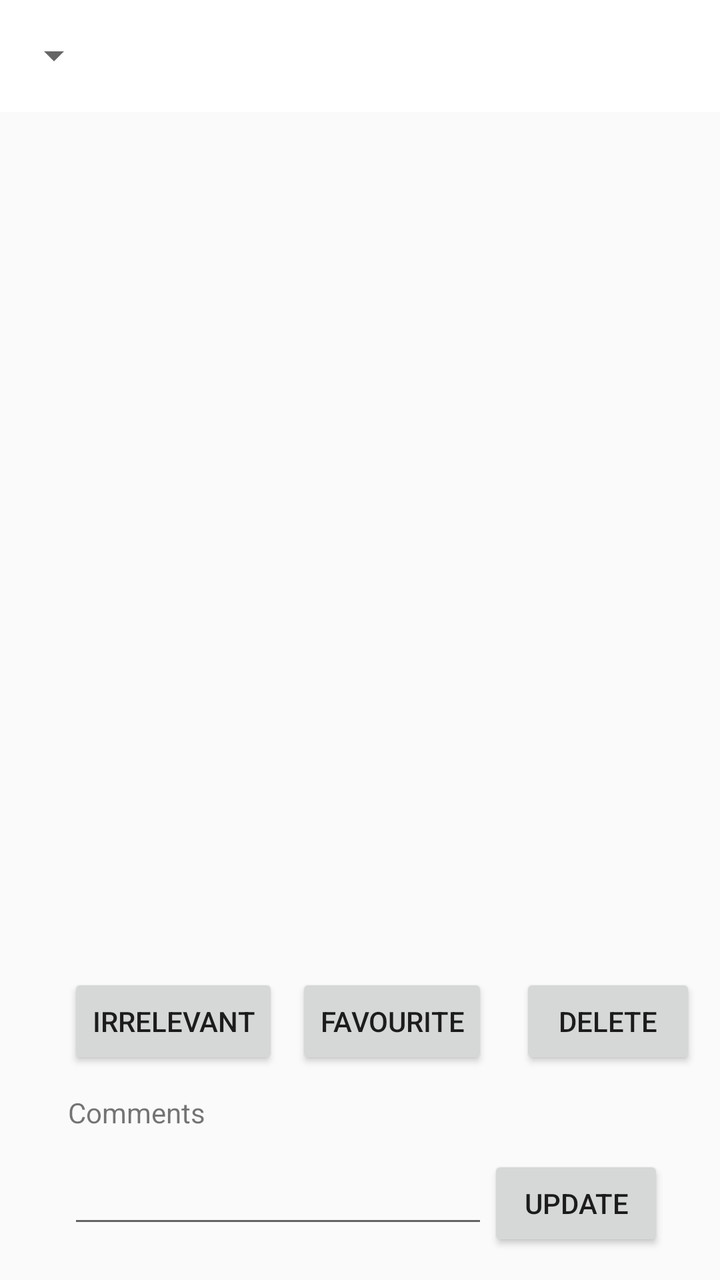
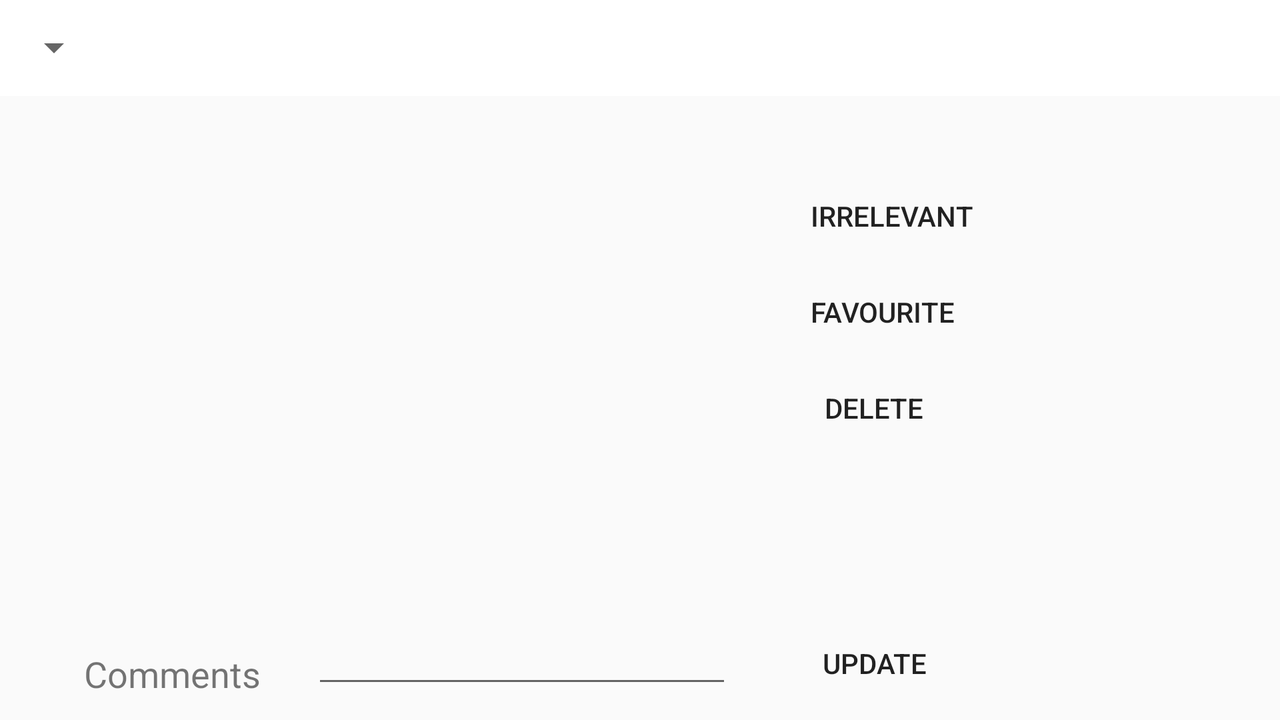

First picture: res/layout/ on a phone held upright. Second picture: the repository's own variant of that layout, on a device whose configuration matches the variant's folder. Source for both follows.
<!-- AndroidManifest.xml: application theme AppTheme -->
<!-- res/layout/activity_image_details.xml -->
<?xml version="1.0" encoding="utf-8"?>
<RelativeLayout xmlns:android="http://schemas.android.com/apk/res/android"
    xmlns:app="http://schemas.android.com/apk/res-auto"
    xmlns:tools="http://schemas.android.com/tools"
    android:layout_width="match_parent"
    android:layout_height="match_parent"
    tools:context="com.example.hp.imageprocessing.ImageDetails">

    <include
        android:id="@+id/toolbar"
        layout="@layout/toolbar"
        android:layout_width="match_parent"
        android:layout_height="wrap_content"
        android:layout_alignParentStart="true"
        android:layout_alignParentTop="true" />

    <ImageView
        android:id="@+id/imageDetail"
        android:layout_width="match_parent"
        android:layout_height="wrap_content"
        android:visibility="invisible"
        app:srcCompat="@mipmap/ic_launcher" />

    <Button
        android:id="@+id/btnIrrelevant"
        android:layout_width="wrap_content"
        android:layout_height="wrap_content"
        android:text="Irrelevant"
        android:layout_above="@+id/txtComment"
        android:layout_alignStart="@+id/txtComment"
        android:layout_marginBottom="12dp" />

    <Button
        android:id="@+id/btnFavourite"
        android:layout_width="wrap_content"
        android:layout_height="wrap_content"
        android:text="Favourite"
        android:layout_alignBaseline="@+id/btnIrrelevant"
        android:layout_alignBottom="@+id/btnIrrelevant"
        android:layout_toStartOf="@+id/btnUpdate" />

    <Button
        android:id="@+id/btnDelete"
        android:layout_width="wrap_content"
        android:layout_height="wrap_content"
        android:text="Delete"
        android:layout_alignBaseline="@+id/btnFavourite"
        android:layout_alignBottom="@+id/btnFavourite"
        android:layout_toEndOf="@+id/etComment"
        android:layout_marginStart="16dp" />

    <TextView
        android:id="@+id/txtComment"
        android:layout_width="wrap_content"
        android:layout_height="wrap_content"
        android:layout_marginStart="34dp"
        android:text="Comments"
        android:layout_marginBottom="12dp"
        android:layout_above="@+id/etComment"
        android:layout_alignParentStart="true" />

    <EditText
        android:id="@+id/etComment"
        android:layout_width="wrap_content"
        android:layout_height="wrap_content"
        android:ems="10"
        android:inputType="textPersonName"
        android:layout_marginBottom="21dp"
        android:layout_alignParentBottom="true"
        android:layout_alignStart="@+id/txtComment" />

    <Button
        android:id="@+id/btnUpdate"
        android:layout_width="wrap_content"
        android:layout_height="wrap_content"
        android:text="Update"
        android:layout_alignTop="@+id/etComment"
        android:layout_alignEnd="@+id/btnDelete"
        android:layout_marginEnd="16dp" />

</RelativeLayout>
<!-- res/layout/toolbar.xml (included above) -->
<?xml version="1.0" encoding="utf-8"?>
<android.support.v7.widget.Toolbar xmlns:android="http://schemas.android.com/apk/res/android"
    android:id="@+id/toolbar"
    android:layout_width="match_parent"
    android:layout_height="wrap_content"
    android:background="@android:color/white">

    <TextView
        android:id="@+id/toolbar_title"
        android:layout_width="wrap_content"
        android:layout_height="wrap_content"
        style="@style/TextAppearance.AppCompat.Widget.ActionBar.Title"
        android:layout_gravity="center" />

    <Spinner
        android:id="@+id/categorySpinner"
        android:layout_width="35dp"
        android:layout_height="wrap_content"
        android:layout_marginLeft="2dp"
        android:foreground="@drawable/menusymbol"
        android:entries="@array/items"
        android:paddingTop="2dp"
        android:paddingBottom="2dp"
        android:textSize="20sp"
        android:textColor="#0d0c0c"
        android:popupBackground="@android:color/white"
        android:gravity="left"/>

</android.support.v7.widget.Toolbar>
<!-- resources referenced by this layout -->
<resources>
  <string-array name="items">
          <item>Search By People</item>
          <item>Search By Place</item>
          <item>Search By Date</item>
          <item>Search By Month</item>
          <item>Search By Favourites</item>
          <item>Set Preference</item>
      </string-array>
  <!-- drawable menusymbol: jpg bitmap (drawable-xhdpi, 1774 bytes) -->
  <style name="AppTheme" parent="Theme.AppCompat.Light.NoActionBar">
          
          <item name="colorPrimary">@color/colorPrimary</item>
          <item name="colorPrimaryDark">@color/colorPrimaryDark</item>
          <item name="colorAccent">@color/colorAccent</item>
          <item name="android:actionOverflowButtonStyle">@style/MyActionButtonOverflow</item>
  
      </style>
  <color name="colorPrimary">#ffffff</color>
  <color name="colorPrimaryDark">#303f9f</color>
  <color name="colorAccent">#FF4081</color>
  <style name="MyActionButtonOverflow" parent="android:style/Widget.Holo.Light.ActionButton.Overflow">
          <item name="android:src">@drawable/search_action</item>
      </style>
  <!-- drawable search_action: png bitmap (drawable-hdpi, 634 bytes) -->
</resources>
<!-- res/layout-land/activity_image_details.xml (the repository's variant of the layout above) -->
<!-- drawn on the phone turned sideways -->
<?xml version="1.0" encoding="utf-8"?>
<RelativeLayout xmlns:android="http://schemas.android.com/apk/res/android"
    xmlns:app="http://schemas.android.com/apk/res-auto"
    xmlns:tools="http://schemas.android.com/tools"
    android:layout_width="match_parent"
    android:layout_height="match_parent"
    tools:context="com.example.hp.imageprocessing.ImageDetails">

    <include
        android:id="@+id/toolbar"
        layout="@layout/toolbar"
        android:layout_width="match_parent"
        android:layout_height="wrap_content"
        android:layout_alignParentStart="true"
        android:layout_alignParentTop="true" />

    <ImageView
        android:id="@+id/imageDetail"
        android:layout_width="350dp"
        android:layout_height="235dp"

        android:adjustViewBounds="true"
        android:scaleType="fitCenter"
        android:visibility="invisible"
        app:srcCompat="@mipmap/ic_launcher"
        android:layout_centerVertical="true"
        android:layout_toStartOf="@+id/btnUpdate" />

    <Button
        android:id="@+id/btnIrrelevant"
        style="@style/Widget.AppCompat.Button.Borderless"
        android:layout_width="wrap_content"
        android:layout_height="wrap_content"
        android:text="Irrelevant"
        android:layout_marginTop="36dp"
        android:layout_below="@+id/toolbar"
        android:layout_alignStart="@+id/btnUpdate" />

    <Button
        android:id="@+id/btnFavourite"
        style="@style/Widget.AppCompat.Button.Borderless"
        android:layout_width="wrap_content"
        android:layout_height="wrap_content"
        android:text="Favourite"
        android:layout_below="@+id/btnIrrelevant"
        android:layout_alignStart="@+id/btnIrrelevant" />

    <Button
        android:id="@+id/btnDelete"
        style="@style/Widget.AppCompat.Button.Borderless"
        android:layout_width="wrap_content"
        android:layout_height="wrap_content"
        android:text="Delete"
        android:layout_below="@+id/btnFavourite"
        android:layout_alignStart="@+id/btnFavourite" />

    <TextView
        android:id="@+id/txtComment"
        android:layout_width="wrap_content"
        android:layout_height="wrap_content"
        android:text="Comments"
        android:textSize="18sp"
        android:layout_alignBottom="@+id/etComment"
        android:layout_alignStart="@+id/imageDetail"
        android:layout_marginStart="26dp" />

    <EditText
        android:id="@+id/etComment"
        android:layout_width="wrap_content"
        android:layout_height="wrap_content"
        android:ems="10"
        android:inputType="textPersonName"
        android:layout_marginBottom="11dp"
        android:layout_alignParentBottom="true"
        android:layout_alignParentStart="true"
        android:layout_marginStart="156dp" />

    <Button
        android:id="@+id/btnUpdate"
        style="@style/Widget.AppCompat.Button.Borderless"
        android:layout_width="wrap_content"
        android:layout_height="wrap_content"
        android:text="Update"
        android:layout_alignTop="@+id/etComment"
        android:layout_toEndOf="@+id/etComment"
        android:layout_marginStart="27dp" />

</RelativeLayout>
